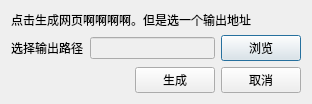
<?xml version="1.0" encoding="UTF-8"?>
<ui version="4.0">
 <class>GenerateDialog</class>
 <widget class="QDialog" name="GenerateDialog">
  <property name="geometry">
   <rect>
    <x>0</x>
    <y>0</y>
    <width>312</width>
    <height>92</height>
   </rect>
  </property>
  <property name="windowTitle">
   <string>Dialog</string>
  </property>
  <layout class="QVBoxLayout" name="verticalLayout">
   <item>
    <widget class="QLabel" name="label">
     <property name="text">
      <string>点击生成网页啊啊啊啊。但是选一个输出地址</string>
     </property>
    </widget>
   </item>
   <item>
    <layout class="QHBoxLayout" name="horizontalLayout_2">
     <item>
      <widget class="QLabel" name="label_2">
       <property name="text">
        <string>选择输出路径</string>
       </property>
      </widget>
     </item>
     <item>
      <widget class="QLineEdit" name="lineEdit">
       <property name="enabled">
        <bool>false</bool>
       </property>
      </widget>
     </item>
     <item>
      <widget class="QPushButton" name="pushButton_3">
       <property name="text">
        <string>浏览</string>
       </property>
      </widget>
     </item>
    </layout>
   </item>
   <item>
    <layout class="QHBoxLayout" name="horizontalLayout">
     <item>
      <spacer name="horizontalSpacer">
       <property name="orientation">
        <enum>Qt::Horizontal</enum>
       </property>
       <property name="sizeHint" stdset="0">
        <size>
         <width>40</width>
         <height>20</height>
        </size>
       </property>
      </spacer>
     </item>
     <item>
      <widget class="QPushButton" name="pushButton">
       <property name="text">
        <string>生成</string>
       </property>
      </widget>
     </item>
     <item>
      <widget class="QPushButton" name="pushButton_2">
       <property name="text">
        <string>取消</string>
       </property>
      </widget>
     </item>
    </layout>
   </item>
  </layout>
 </widget>
 <resources/>
 <connections/>
</ui>
